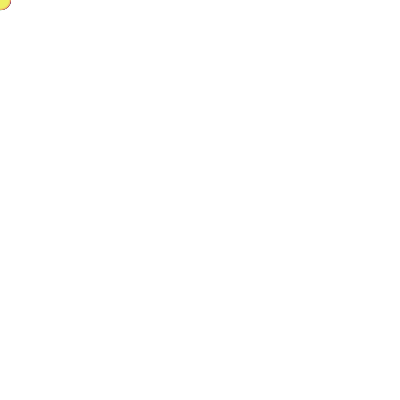
Frame 1 (no input)
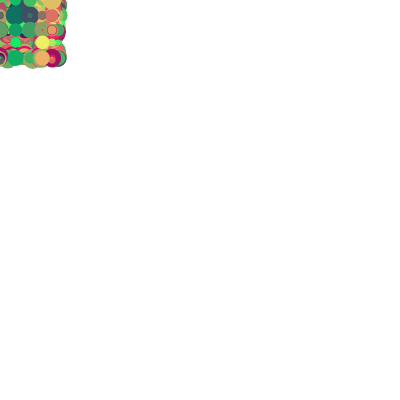
Frame 60 (no input)
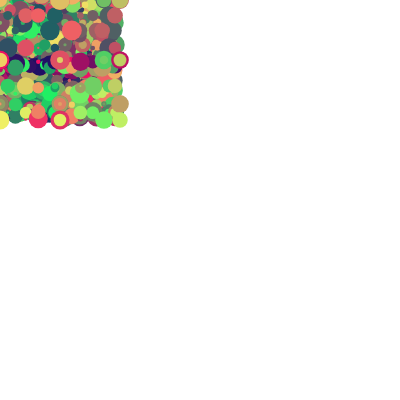
Frame 120 (the mouse pressed at the canvas centre since frame 60)

The p5.js sketch that drew these frames (run headless with seeded random() and noise() and a simulated clock; from frame 60 on, the mouse is pressed at the canvas centre):

// p5.js sketch
// ── sketch.js
function setup() {
  frameRate(100);
  createCanvas(400, 400);
  angleMode (DEGREES);
}

function draw() {
  noStroke();
  for(var x = 25; x < width; x += 25)
  {for(var y = 25; y < height; y += 25)
  { var x1 = x/20;
    var y1 = y/20;
    var customHue = x / width * 255;
    var customSaturation = y / height * 255;
    fill(customHue, customSaturation, 100);
    ellipse (frameCount * cos(frameCount * x1), frameCount * sin(frameCount * y1), random()*20);}
  }

}
